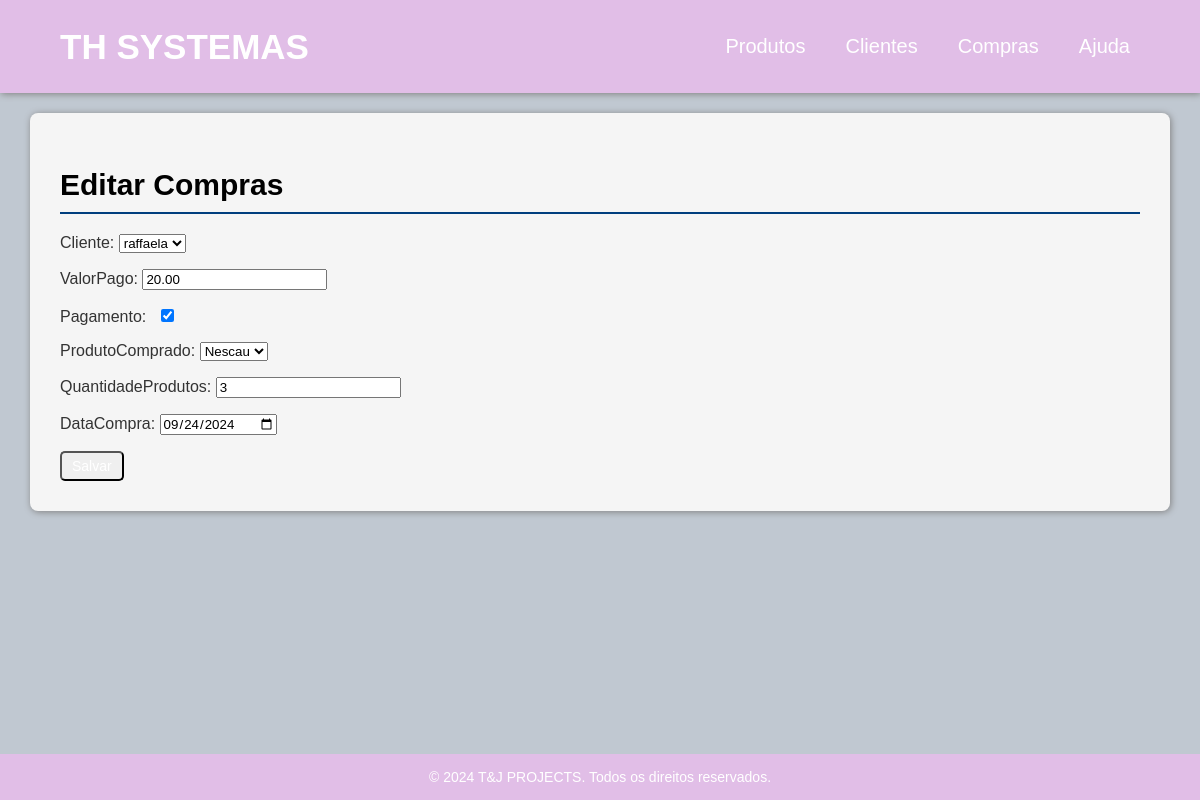
Page /compras/editar/3/ on the committed database.
### main/models.py (models this page shows, shortened)
class Compras(models.Model):
    cliente = models.ForeignKey(Cliente, on_delete=models.CASCADE)
    valorPago = models.DecimalField(max_digits=100, decimal_places=2)
    pagamento = models.BooleanField(default=False)
    produtoComprado = models.ForeignKey(Produto, on_delete=models.CASCADE, default=1)
    quantidadeProdutos = models.IntegerField()
    dataCompra = models.DateField(default=date.today, blank=True, null=True)

### main/views.py (the view)
# urls.py: path('compras/editar/<int:pk>/', views.editarCompras, name='editarCompras'),
def editarCompras(response, pk):
    compras = get_object_or_404(Compras, pk=pk)
    if response.method == 'POST':
        form = ComprasForm(response.POST, response.FILES, instance=compras)
        if form.is_valid():
            form.save()
            messages.success(response, 'Compras atualizado com sucesso!')
            return redirect('mostrarComprass')
    else:
        form = ComprasForm(instance=compras)
    return render(response, 'editarCompras.html', {'form': form, 'compras': compras})

### main/models.py (called while the page is built)
    def __str__(self):
        return self.nome

    def __str__(self):
        return self.nome

### main/templates/editarCompras.html (shortened to what this page needs)
{% extends "index.html" %}
{% block content %}
<h2>Editar Compras</h2>
<form method="post" enctype="multipart/form-data">
    {{ form.as_p }}
    <button type="submit" class="btn btn-primary">Salvar</button>
</form>
{% endblock content %}

### main/static/main/style.css (style rules this page uses)
:root { --principal:#B2DFDB; --lavanda:#E1BEE7; }
body { font-family: 'Arial', sans-serif; background-color: #c0c8d1; color: #333; margin: 0; padding: 0; display: flex; flex-direction: column; min-height: 100vh; }
h2 { font-size: 30px; color: black; margin-bottom: 20px; border-bottom: 2px solid #003e7e; padding-bottom: 10px; font-family: Verdana, Geneva, Tahoma, sans-serif; }
.btn { padding: 5px 10px; text-decoration: none; color: white; border-radius: 5px; font-size: 14px; }

### rows in the picture
Compras: cliente "raffaela", valorPago "20.00", pagamento "☑", produtoComprado "Nescau", quantidadeProdutos "3", dataCompra "09/24/2024"
